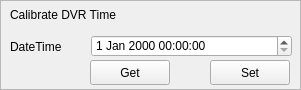
        <widget class="QFrame" name="frame7">
            <property name="geometry">
                <rect>
                    <x>10</x>
                    <y>139</y>
                    <width>301</width>
                    <height>90</height>
                </rect>
            </property>
            <property name="frameShape">
                <enum>QFrame::StyledPanel</enum>
            </property>
            <property name="frameShadow">
                <enum>QFrame::Plain</enum>
            </property>
            <widget class="QLabel" name="textLabel4">
                <property name="geometry">
                    <rect>
                        <x>10</x>
                        <y>5</y>
                        <width>231</width>
                        <height>20</height>
                    </rect>
                </property>
                <property name="text">
                    <string>Calibrate DVR Time</string>
                </property>
                <property name="wordWrap">
                    <bool>false</bool>
                </property>
            </widget>
            <widget class="QLabel" name="textLabel5">
                <property name="geometry">
                    <rect>
                        <x>10</x>
                        <y>36</y>
                        <width>81</width>
                        <height>21</height>
                    </rect>
                </property>
                <property name="text">
                    <string>DateTime</string>
                </property>
                <property name="wordWrap">
                    <bool>false</bool>
                </property>
            </widget>
            <widget class="QPushButton" name="ButGetTime">
                <property name="geometry">
                    <rect>
                        <x>90</x>
                        <y>60</y>
                        <width>80</width>
                        <height>25</height>
                    </rect>
                </property>
                <property name="text">
                    <string>Get</string>
                </property>
            </widget>
            <widget class="QPushButton" name="ButSetTime">
                <property name="geometry">
                    <rect>
                        <x>210</x>
                        <y>60</y>
                        <width>80</width>
                        <height>25</height>
                    </rect>
                </property>
                <property name="text">
                    <string>Set</string>
                </property>
            </widget>
            <widget class="QDateTimeEdit" name="DVRdateTime">
                <property name="geometry">
                    <rect>
                        <x>91</x>
                        <y>35</y>
                        <width>201</width>
                        <height>22</height>
                    </rect>
                </property>
            </widget>
        </widget>
